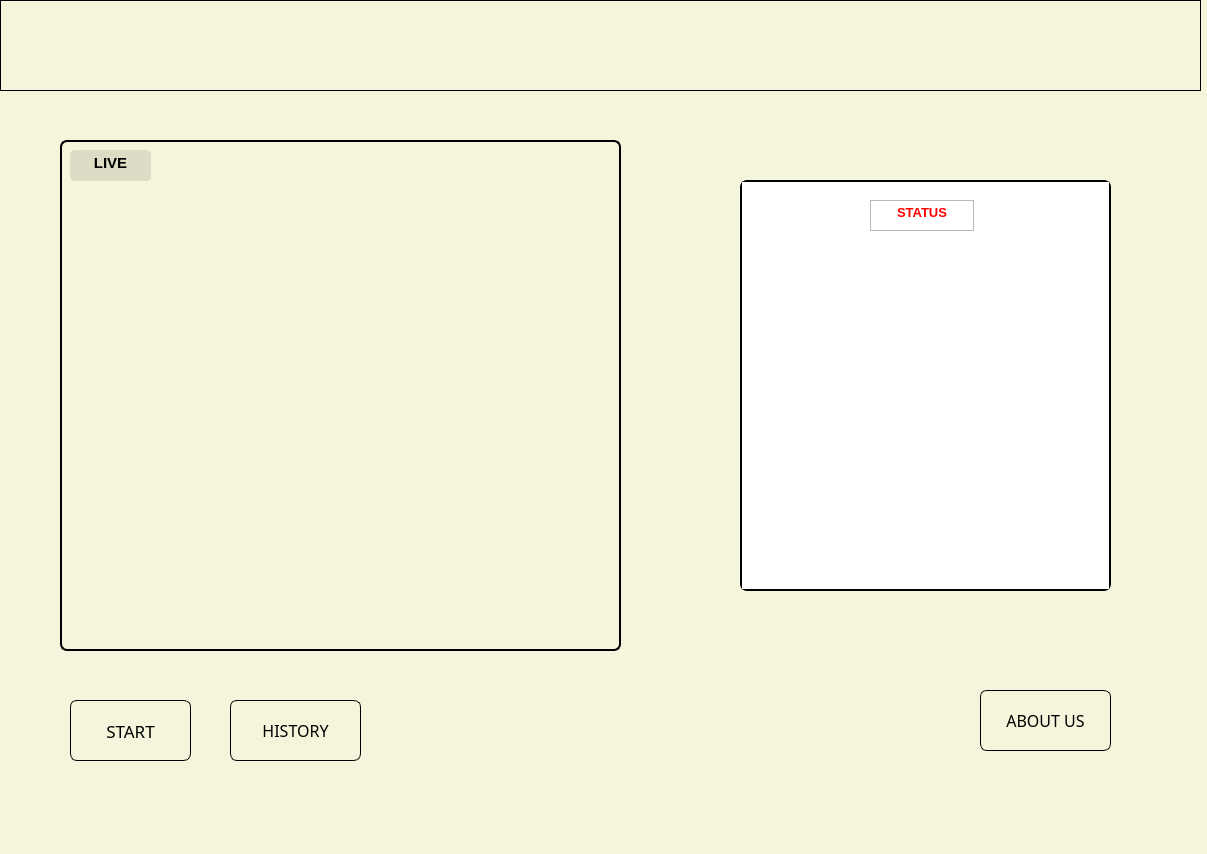
<?xml version="1.0" encoding="UTF-8"?>
<ui version="4.0">
 <class>MainWindow</class>
 <widget class="QMainWindow" name="MainWindow">
  <property name="geometry">
   <rect>
    <x>0</x>
    <y>0</y>
    <width>1207</width>
    <height>854</height>
   </rect>
  </property>
  <property name="windowTitle">
   <string>MainWindow</string>
  </property>
  <widget class="QWidget" name="centralwidget">
   <widget class="QLabel" name="Live_preview">
    <property name="geometry">
     <rect>
      <x>60</x>
      <y>140</y>
      <width>561</width>
      <height>511</height>
     </rect>
    </property>
    <property name="styleSheet">
     <string notr="true">border: 2px solid black;
border-radius: 7px;</string>
    </property>
    <property name="frameShape">
     <enum>QFrame::Box</enum>
    </property>
    <property name="text">
     <string/>
    </property>
   </widget>
   <widget class="QFrame" name="NAVBAR">
    <property name="geometry">
     <rect>
      <x>0</x>
      <y>0</y>
      <width>1201</width>
      <height>91</height>
     </rect>
    </property>
    <property name="styleSheet">
     <string notr="true">border: 1px solid black;</string>
    </property>
    <property name="frameShape">
     <enum>QFrame::StyledPanel</enum>
    </property>
    <property name="frameShadow">
     <enum>QFrame::Raised</enum>
    </property>
    <widget class="QLabel" name="label">
     <property name="geometry">
      <rect>
       <x>450</x>
       <y>10</y>
       <width>251</width>
       <height>71</height>
      </rect>
     </property>
     <property name="styleSheet">
      <string notr="true">border: 0px;
</string>
     </property>
     <property name="text">
      <string/>
     </property>
     <property name="pixmap">
      <pixmap>logo-removebg-preview.png</pixmap>
     </property>
     <property name="scaledContents">
      <bool>true</bool>
     </property>
    </widget>
   </widget>
   <widget class="QTextEdit" name="status">
    <property name="geometry">
     <rect>
      <x>870</x>
      <y>200</y>
      <width>104</width>
      <height>31</height>
     </rect>
    </property>
    <property name="html">
     <string>&lt;!DOCTYPE HTML PUBLIC &quot;-//W3C//DTD HTML 4.0//EN&quot; &quot;http://www.w3.org/TR/REC-html40/strict.dtd&quot;&gt;
&lt;html&gt;&lt;head&gt;&lt;meta name=&quot;qrichtext&quot; content=&quot;1&quot; /&gt;&lt;style type=&quot;text/css&quot;&gt;
p, li { white-space: pre-wrap; }
&lt;/style&gt;&lt;/head&gt;&lt;body style=&quot; font-family:'MS Shell Dlg 2'; font-size:7.8pt; font-weight:400; font-style:normal;&quot;&gt;
&lt;p align=&quot;center&quot; style=&quot; margin-top:0px; margin-bottom:0px; margin-left:0px; margin-right:0px; -qt-block-indent:0; text-indent:0px;&quot;&gt;&lt;span style=&quot; font-size:10pt; font-weight:600; color:#ff0000;&quot;&gt;STATUS&lt;/span&gt;&lt;/p&gt;&lt;/body&gt;&lt;/html&gt;</string>
    </property>
   </widget>
   <widget class="QTextEdit" name="live_indicator">
    <property name="geometry">
     <rect>
      <x>70</x>
      <y>150</y>
      <width>81</width>
      <height>31</height>
     </rect>
    </property>
    <property name="styleSheet">
     <string notr="true">border-radius:5px;
background-color:rgb(0,0,0,0.1);</string>
    </property>
    <property name="html">
     <string>&lt;!DOCTYPE HTML PUBLIC &quot;-//W3C//DTD HTML 4.0//EN&quot; &quot;http://www.w3.org/TR/REC-html40/strict.dtd&quot;&gt;
&lt;html&gt;&lt;head&gt;&lt;meta name=&quot;qrichtext&quot; content=&quot;1&quot; /&gt;&lt;style type=&quot;text/css&quot;&gt;
p, li { white-space: pre-wrap; }
&lt;/style&gt;&lt;/head&gt;&lt;body style=&quot; font-family:'MS Shell Dlg 2'; font-size:7.8pt; font-weight:400; font-style:normal;&quot;&gt;
&lt;p align=&quot;center&quot; style=&quot; margin-top:0px; margin-bottom:0px; margin-left:0px; margin-right:0px; -qt-block-indent:0; text-indent:0px;&quot;&gt;&lt;span style=&quot; font-size:11pt; font-weight:600;&quot;&gt;LIVE&lt;/span&gt;&lt;/p&gt;&lt;/body&gt;&lt;/html&gt;</string>
    </property>
   </widget>
   <widget class="QTextEdit" name="alert">
    <property name="geometry">
     <rect>
      <x>740</x>
      <y>180</y>
      <width>371</width>
      <height>411</height>
     </rect>
    </property>
    <property name="styleSheet">
     <string notr="true">border: 2px solid black;
border-radius: 7px;</string>
    </property>
   </widget>
   <widget class="QWidget" name="widget" native="true">
    <property name="geometry">
     <rect>
      <x>0</x>
      <y>0</y>
      <width>1211</width>
      <height>861</height>
     </rect>
    </property>
    <property name="styleSheet">
     <string notr="true">background: beige;
</string>
    </property>
    <widget class="QPushButton" name="History">
     <property name="enabled">
      <bool>true</bool>
     </property>
     <property name="geometry">
      <rect>
       <x>230</x>
       <y>700</y>
       <width>131</width>
       <height>61</height>
      </rect>
     </property>
     <property name="sizeIncrement">
      <size>
       <width>1</width>
       <height>1</height>
      </size>
     </property>
     <property name="font">
      <font>
       <family>Impact</family>
       <pointsize>12</pointsize>
       <weight>50</weight>
       <bold>false</bold>
      </font>
     </property>
     <property name="cursor">
      <cursorShape>PointingHandCursor</cursorShape>
     </property>
     <property name="styleSheet">
      <string notr="true">border: 1px solid black;
border-radius: 7px;

</string>
     </property>
     <property name="text">
      <string>HISTORY</string>
     </property>
    </widget>
    <widget class="QPushButton" name="start">
     <property name="geometry">
      <rect>
       <x>70</x>
       <y>700</y>
       <width>121</width>
       <height>61</height>
      </rect>
     </property>
     <property name="sizeIncrement">
      <size>
       <width>1</width>
       <height>1</height>
      </size>
     </property>
     <property name="font">
      <font>
       <family>Impact</family>
       <pointsize>13</pointsize>
       <weight>50</weight>
       <bold>false</bold>
       <underline>false</underline>
       <strikeout>false</strikeout>
      </font>
     </property>
     <property name="cursor">
      <cursorShape>PointingHandCursor</cursorShape>
     </property>
     <property name="mouseTracking">
      <bool>false</bool>
     </property>
     <property name="autoFillBackground">
      <bool>false</bool>
     </property>
     <property name="styleSheet">
      <string notr="true">border: 1px solid black;
border-radius: 7px
</string>
     </property>
     <property name="text">
      <string>START</string>
     </property>
     <property name="autoRepeat">
      <bool>true</bool>
     </property>
     <property name="autoRepeatDelay">
      <number>20</number>
     </property>
     <property name="autoRepeatInterval">
      <number>20</number>
     </property>
     <property name="autoDefault">
      <bool>false</bool>
     </property>
    </widget>
    <widget class="QPushButton" name="History_2">
     <property name="enabled">
      <bool>true</bool>
     </property>
     <property name="geometry">
      <rect>
       <x>980</x>
       <y>690</y>
       <width>131</width>
       <height>61</height>
      </rect>
     </property>
     <property name="sizeIncrement">
      <size>
       <width>1</width>
       <height>1</height>
      </size>
     </property>
     <property name="font">
      <font>
       <family>Impact</family>
       <pointsize>12</pointsize>
       <weight>50</weight>
       <bold>false</bold>
      </font>
     </property>
     <property name="cursor">
      <cursorShape>PointingHandCursor</cursorShape>
     </property>
     <property name="styleSheet">
      <string notr="true">border: 1px solid black;
border-radius: 7px;

</string>
     </property>
     <property name="text">
      <string>ABOUT US</string>
     </property>
    </widget>
   </widget>
   <zorder>widget</zorder>
   <zorder>alert</zorder>
   <zorder>NAVBAR</zorder>
   <zorder>Live_preview</zorder>
   <zorder>status</zorder>
   <zorder>live_indicator</zorder>
  </widget>
 </widget>
 <resources/>
 <connections/>
</ui>
